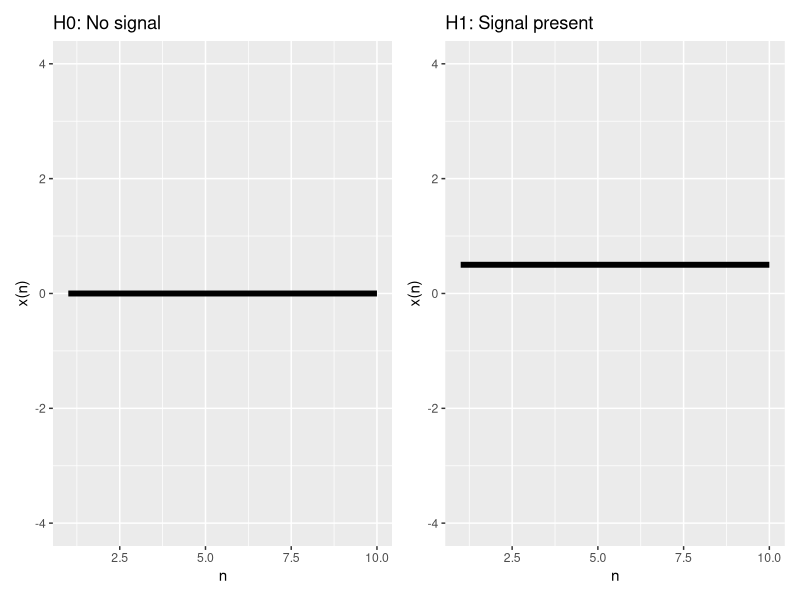
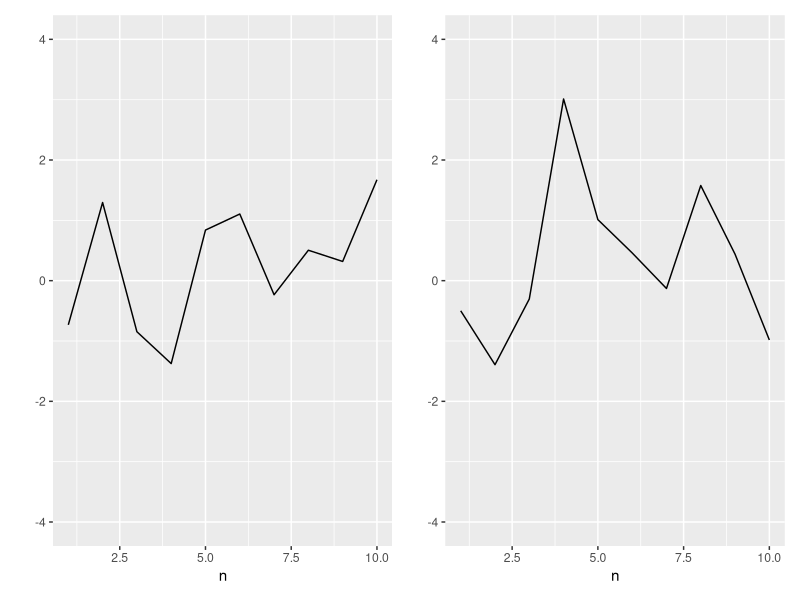
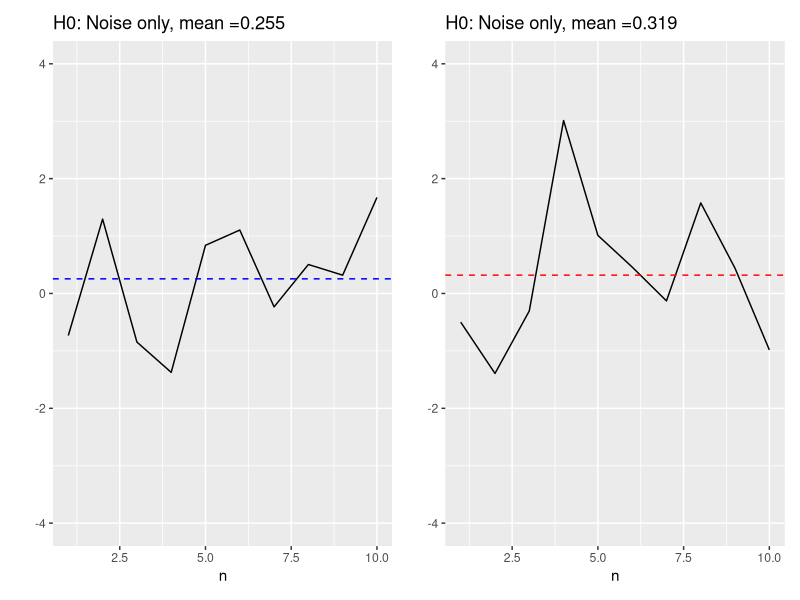
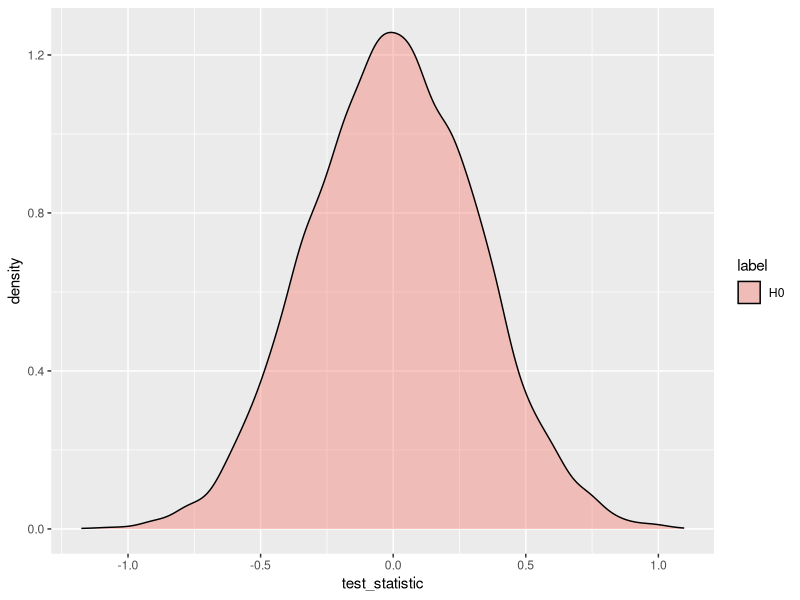
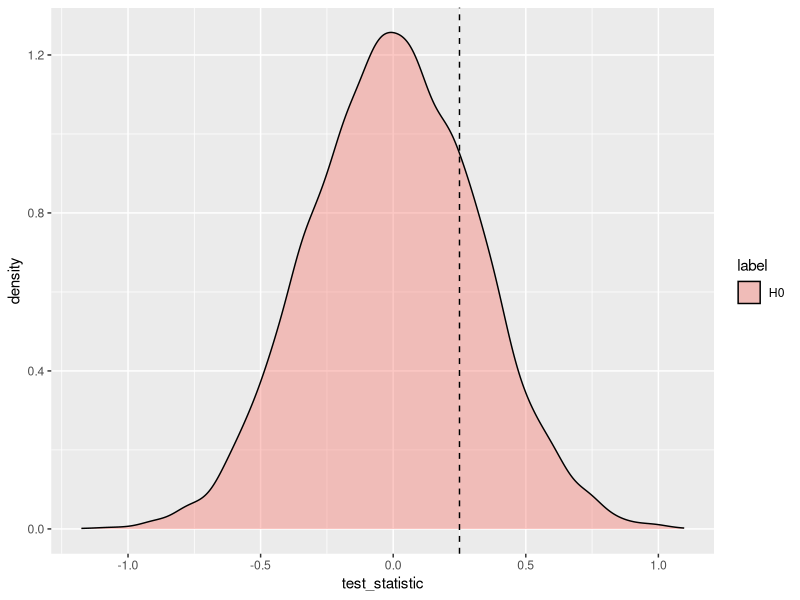
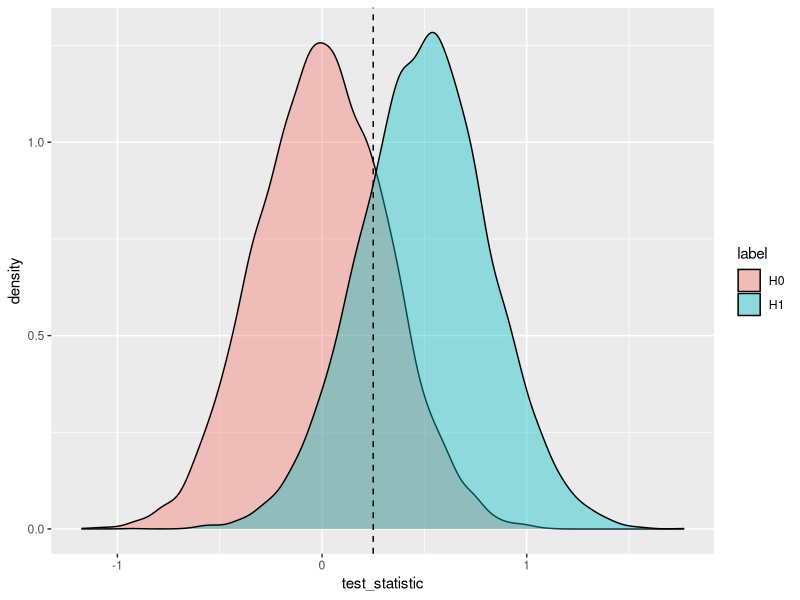
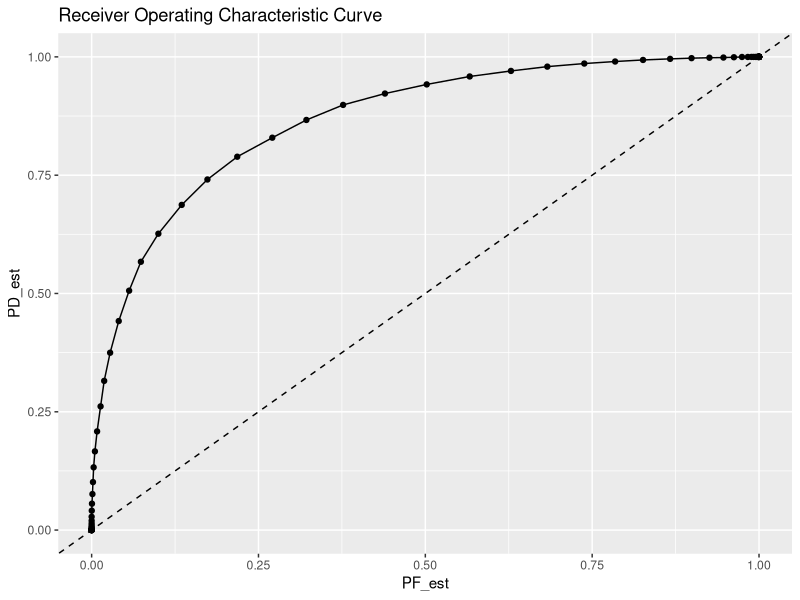

Write R code to recreate these figures, in order.
## ---- chunk 1
library(tidyverse)
library(ggplot2)
library(patchwork)

## ---- chunk 2
# Signal model
A = 0.5
k <- 10

s <- rep(A, k)

dat <- data.frame('n' = seq(1, k), 's' = s)

## ---- chunk 3
ylimits <- c(-4,4)
p1 <- ggplot(dat, aes(x=n, y = 0)) + geom_line(linewidth = 2) + ylim(ylimits) + 
  ylab('x(n)') + xlab('n') + ggtitle('H0: No signal')

p2 <- ggplot(dat, aes(x=n, y = A)) + geom_line(linewidth = 2) + ylim(ylimits) + 
  ylab('x(n)') + xlab('n') + ggtitle('H1: Signal present')

p1 + p2


## ---- chunk 4
# Noise model: W ~ N(0, 1)
mu_w <- 0
var_w <- 1
sd_w <- sqrt(var_w)
w <- rnorm(k, mean = mu_w, sd = sd_w)

dat <- dat %>% bind_cols('w' = w)

# Signal + noise
x <- s + rnorm(k, mean = mu_w, sd = sd_w)
dat <- dat %>% bind_cols('x' = x)

## ---- chunk 5
p1 <- ggplot(dat, aes(x=n, y = w)) + geom_line() + ylim(ylimits) +
  ylab('')
#+
#  ggtitle("H0: Noise only")
p2 <- ggplot(dat, aes(x=n, y = x)) + geom_line() + ylim(ylimits) +
  ylab('')
#+ 
 # ggtitle("H1: Signal + Noise")
p1 + p2

## ---- chunk 6
dat %>% select(w, x) %>% colMeans()

## ---- chunk 7
dat <- dat %>% 
  bind_cols('mean_w' = dat %>% pull(w) %>% mean()) %>%
  bind_cols('mean_x' = dat %>% pull(x) %>% mean())

## ---- chunk 8
p1 <- p1 + geom_hline(yintercept = dat %>% pull(w) %>% mean(),
                      linetype = 'dashed', col = "blue") +
  ggtitle(paste0("H0: Noise only, ", 'mean =', 
                   dat %>% pull(w) %>% mean() %>%
                   round(., digits = 3))) +
  ylim(ylimits) 

p2 <- p2 + geom_hline(yintercept = dat %>% pull(x) %>% mean(),
                      linetype = 'dashed', col = "red") +
  ggtitle(paste0("H0: Noise only, ", 'mean =', 
                   dat %>% pull(x) %>% mean() %>%
                   round(., digits = 3))) +
  ylim(ylimits) 

p1 + p2

## ---- chunk 9

# number of MonteCarlo trials
repM <- 10000 

# Signal model
A = 0.5
k <- 10
s <- rep(A, k)
dat <- data.frame('n' = seq(1, k), 's' = s)

# Noise model
mu_w <- 0
var_w <- 1
sd_w <- sqrt(var_w)

#w <- rnorm(k, mean = mu_w, sd = sd_w)
#dat <- dat %>% bind_cols('w' = w)

# Signal + noise
#x <- s + rnorm(k, mean = mu_w, sd = sd_w)
#dat <- dat %>% bind_cols('x' = x)
#dat <- data.frame('n' = seq(1, k), 's' = s)


# Simulate H0 case repM times: estimate PF
test_statistic_h0 = NA
for(iM in 1:repM){
  w <- rnorm(k, mean = mu_w, sd = sd_w)
  test_statistic_h0[iM] <- mean(w)
}

# Simulate H1 case repM times: estimate PD
test_statistic_h1 = NA
for(iM in 1:repM){
  x <- A + rnorm(k, mean = mu_w, sd = sd_w)
  test_statistic_h1[iM] <- mean(x)
}

dat_sim <- 
  data.frame('test_statistic' = test_statistic_h0, 
             'label' = 'H0') %>% 
  bind_rows(data.frame('test_statistic' = test_statistic_h1, 
                       'label' = 'H1'))

## ---- chunk 10
ggplot(data = dat_sim %>% filter(label == 'H0'), aes(x=test_statistic, fill = label)) + 
  geom_density(alpha = 0.4) 


## ---- chunk 11
th <- A/2



ggplot(data = dat_sim %>% filter(label == 'H0'), aes(x=test_statistic, fill = label)) + 
  geom_density(alpha = 0.4) + 
  geom_vline(xintercept = th, linetype = 'dashed')

## ---- chunk 12
pf_est <- sum(test_statistic_h0 > th)/repM
pf_est
## ---- chunk 13
ggplot(data = dat_sim, aes(x=test_statistic, fill = label)) + 
  geom_density(alpha = 0.4) + 
  geom_vline(xintercept = th, linetype = 'dashed')

## ---- chunk 14
pd_est <- sum(test_statistic_h1 > th)/repM
pd_est


## ---- chunk 15
aTh <- seq(-2, 2, by = 0.05)
PD_est <- NA
PF_est <- NA

for(i in 1:length(aTh)){
  th <- aTh[i]
  PD_est[i] <- sum(test_statistic_h1 > th)/repM
  PF_est[i] <- sum(test_statistic_h0 > th)/repM
}


dat_perf <- data.frame('th'=aTh, 'PF_est' = PF_est, 'PD_est' = PD_est)
ggplot(data = dat_perf,
       aes(x = PF_est, y = PD_est)) + 
  geom_line() + geom_point() +
  geom_abline(linetype = 'dashed') + 
  ggtitle('Receiver Operating Characteristic Curve')

